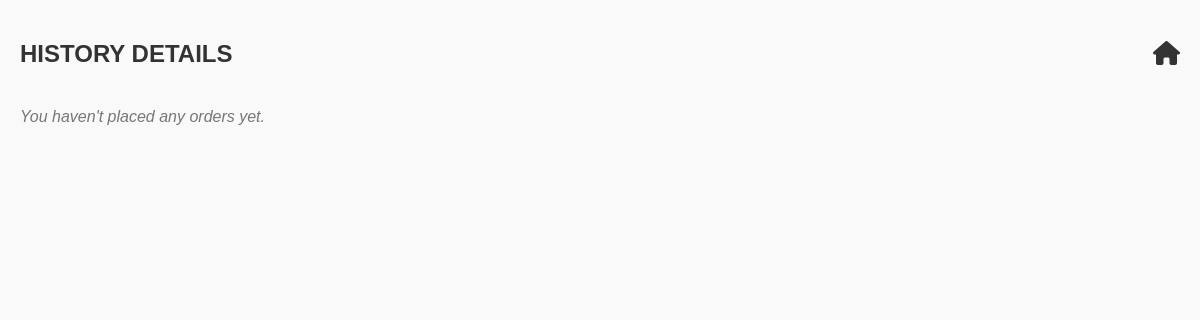
Before: /history/ with the older database file.
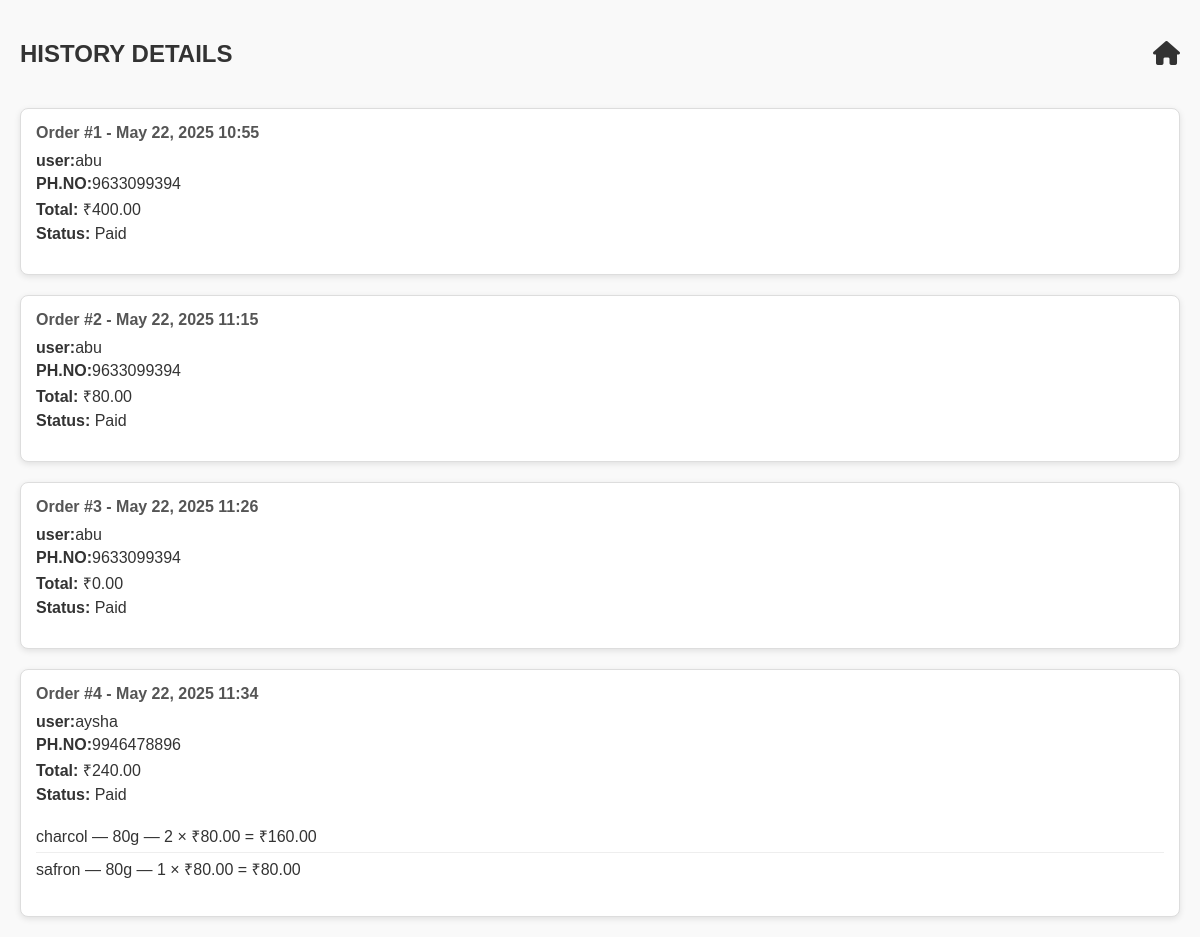
After: the same page with the newer database file.
### myapp/models.py (models this page shows, shortened)
class History(models.Model):
    user=models.ForeignKey(settings.AUTH_USER_MODEL,on_delete=models.CASCADE)
    totalprice=models.DecimalField(max_digits=10,decimal_places=2)
    created_at=models.DateTimeField(auto_now_add=True)
    is_paid=models.BooleanField(default=False)

class Userdetails(AbstractUser):
    age = models.IntegerField(default=15, blank=True, null=True)
    phoneNumber = models.CharField(max_length=15, default="0000000000", blank=True)
    place = models.CharField(max_length=255, default='Unknown', blank=True)
    def __str__(self):
        return self.username

class HistoryItem(models.Model):
    history = models.ForeignKey(History, related_name='history_items', on_delete=models.CASCADE)
    product = models.ForeignKey(product_details, on_delete=models.CASCADE)
    quantity = models.PositiveIntegerField()
    price = models.DecimalField(max_digits=10, decimal_places=2)
    def subtotal(self):
        return self.quantity * self.price

class product_details(models.Model):
    product_name=models.CharField(max_length=100)
    type=models.CharField(max_length=50)
    weight=models.IntegerField(max_length=10)
    price=models.DecimalField(max_digits=10 ,decimal_places=2)
    stock=models.PositiveIntegerField()
    image=models.ImageField(upload_to='product/')
    is_available=models.BooleanField(default=True)

### myapp/views.py (the view)
# urls.py: path('history/',views.history_view,name="history")
def history_view(request):
    history=History.objects.all()
    context={
        'history':history,
    }
    return render(request,'./history.html',context)

### myapp/templates/history.html (shortened to what this page needs)
<!DOCTYPE html>
<html lang="en">
<head>
     <link rel="stylesheet" href="https://cdnjs.cloudflare.com/ajax/libs/font-awesome/6.5.0/css/all.min.css">
</head>
<body>
<div style="display: flex; justify-content: space-between; align-items: center; margin-bottom: 20px;">
    <h2>HISTORY DETAILS</h2>
    <a href="{% url 'admin_dashboard' %}" title="Home" style="text-decoration: none; color: #333; font-size: 24px;">
        <i class="fas fa-home"></i>
    </a>
</div>
    {% if history %}
        {% for his in history %}
            <div class="order-box">
                {% load tz %}
                {% timezone "Asia/Kolkata" %}
                  <h4>Order #{{ his.id }} - {{ his.created_at|date:"M d, Y H:i" }}</h4>
                {% endtimezone %}
                <p><strong>user:</strong>{{his.user}}</p>
                <p><strong>PH.NO:</strong>{{his.user.phoneNumber}}</p>
                <p><strong>Total:</strong> ₹{{ his.totalprice }}</p>
                <p><strong>Status:</strong> {% if his.is_paid %}Paid{% else %}Pending{% endif %}</p>
                <ul>
                    {% for item in his.history_items.all %}
                        <li>
                            {{ item.product.product_name }} —  {{item.product.weight}}g — {{ item.quantity }} × ₹{{ item.product.price }} = ₹{{ item.subtotal }}
                        </li>
                    {% endfor %}
                </ul>
            </div>
        {% endfor %}
    {% else %}
        <p class="no-orders">You haven't placed any orders yet.</p>
    {% endif %}
</body>
</html>

Changed rows visible on the page:
added History: id "1", created_at "May 22, 2025 10:55", user "abu", user.phoneNumber "9633099394", totalprice "400.00", is_paid "Paid"
added History: id "2", created_at "May 22, 2025 11:15", user "abu", user.phoneNumber "9633099394", totalprice "80.00", is_paid "Paid"
added History: id "3", created_at "May 22, 2025 11:26", user "abu", user.phoneNumber "9633099394", totalprice "0.00", is_paid "Paid"
added History: id "4", created_at "May 22, 2025 11:34", user "aysha", user.phoneNumber "9946478896", totalprice "240.00", is_paid "Paid"
added HistoryItem: product.product_name "charcol", product.weight "80", quantity "2", product.price "80.00", subtotal "160.00"
added HistoryItem: product.product_name "safron", product.weight "80", quantity "1", product.price "80.00", subtotal "80.00"
Other visible differences:
text no longer shown: "You haven't placed any orders yet."
